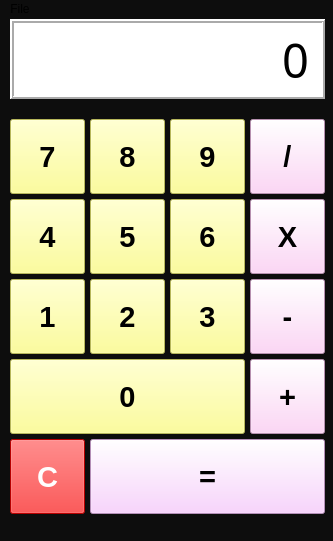
<?xml version="1.0" encoding="UTF-8"?>
<ui version="4.0">
 <class>MainWindow</class>
 <widget class="QMainWindow" name="MainWindow">
  <property name="geometry">
   <rect>
    <x>0</x>
    <y>0</y>
    <width>333</width>
    <height>541</height>
   </rect>
  </property>
  <property name="windowTitle">
   <string>Calculator</string>
  </property>
  <property name="styleSheet">
   <string notr="true">background-color: rgb(13, 13, 13);</string>
  </property>
  <widget class="QWidget" name="centralwidget">
   <widget class="QLabel" name="result_label">
    <property name="geometry">
     <rect>
      <x>10</x>
      <y>0</y>
      <width>315</width>
      <height>80</height>
     </rect>
    </property>
    <property name="font">
     <font>
      <family>Algerian</family>
      <pointsize>35</pointsize>
      <bold>false</bold>
     </font>
    </property>
    <property name="styleSheet">
     <string notr="true">background-color: rgb(255, 255, 255);</string>
    </property>
    <property name="frameShape">
     <enum>QFrame::Box</enum>
    </property>
    <property name="frameShadow">
     <enum>QFrame::Raised</enum>
    </property>
    <property name="lineWidth">
     <number>2</number>
    </property>
    <property name="text">
     <string>0</string>
    </property>
    <property name="alignment">
     <set>Qt::AlignRight|Qt::AlignTrailing|Qt::AlignVCenter</set>
    </property>
    <property name="margin">
     <number>10</number>
    </property>
   </widget>
   <widget class="QPushButton" name="seven_btn">
    <property name="geometry">
     <rect>
      <x>10</x>
      <y>100</y>
      <width>75</width>
      <height>75</height>
     </rect>
    </property>
    <property name="sizePolicy">
     <sizepolicy hsizetype="Minimum" vsizetype="Fixed">
      <horstretch>0</horstretch>
      <verstretch>0</verstretch>
     </sizepolicy>
    </property>
    <property name="font">
     <font>
      <pointsize>22</pointsize>
      <bold>true</bold>
     </font>
    </property>
    <property name="cursor">
     <cursorShape>PointingHandCursor</cursorShape>
    </property>
    <property name="mouseTracking">
     <bool>false</bool>
    </property>
    <property name="styleSheet">
     <string notr="true">color: rgb(0, 0, 0);
background-color: rgb(255, 255, 127);</string>
    </property>
    <property name="text">
     <string>7</string>
    </property>
    <property name="checkable">
     <bool>false</bool>
    </property>
   </widget>
   <widget class="QPushButton" name="eight_btn">
    <property name="geometry">
     <rect>
      <x>90</x>
      <y>100</y>
      <width>75</width>
      <height>75</height>
     </rect>
    </property>
    <property name="sizePolicy">
     <sizepolicy hsizetype="Minimum" vsizetype="Fixed">
      <horstretch>0</horstretch>
      <verstretch>0</verstretch>
     </sizepolicy>
    </property>
    <property name="font">
     <font>
      <pointsize>22</pointsize>
      <bold>true</bold>
     </font>
    </property>
    <property name="cursor">
     <cursorShape>PointingHandCursor</cursorShape>
    </property>
    <property name="mouseTracking">
     <bool>false</bool>
    </property>
    <property name="styleSheet">
     <string notr="true">color: rgb(0, 0, 0);
background-color: rgb(255, 255, 127);</string>
    </property>
    <property name="text">
     <string>8</string>
    </property>
    <property name="checkable">
     <bool>false</bool>
    </property>
   </widget>
   <widget class="QPushButton" name="nine_btn">
    <property name="geometry">
     <rect>
      <x>170</x>
      <y>100</y>
      <width>75</width>
      <height>75</height>
     </rect>
    </property>
    <property name="sizePolicy">
     <sizepolicy hsizetype="Minimum" vsizetype="Fixed">
      <horstretch>0</horstretch>
      <verstretch>0</verstretch>
     </sizepolicy>
    </property>
    <property name="font">
     <font>
      <pointsize>22</pointsize>
      <bold>true</bold>
     </font>
    </property>
    <property name="cursor">
     <cursorShape>PointingHandCursor</cursorShape>
    </property>
    <property name="mouseTracking">
     <bool>false</bool>
    </property>
    <property name="styleSheet">
     <string notr="true">color: rgb(0, 0, 0);
background-color: rgb(255, 255, 127);</string>
    </property>
    <property name="text">
     <string>9</string>
    </property>
    <property name="checkable">
     <bool>false</bool>
    </property>
   </widget>
   <widget class="QPushButton" name="division_btn">
    <property name="geometry">
     <rect>
      <x>250</x>
      <y>100</y>
      <width>75</width>
      <height>75</height>
     </rect>
    </property>
    <property name="sizePolicy">
     <sizepolicy hsizetype="Minimum" vsizetype="Fixed">
      <horstretch>0</horstretch>
      <verstretch>0</verstretch>
     </sizepolicy>
    </property>
    <property name="font">
     <font>
      <pointsize>22</pointsize>
      <bold>true</bold>
     </font>
    </property>
    <property name="cursor">
     <cursorShape>PointingHandCursor</cursorShape>
    </property>
    <property name="mouseTracking">
     <bool>false</bool>
    </property>
    <property name="styleSheet">
     <string notr="true">background-color: rgb(255, 202, 245);</string>
    </property>
    <property name="text">
     <string>/</string>
    </property>
    <property name="checkable">
     <bool>false</bool>
    </property>
   </widget>
   <widget class="QPushButton" name="multiply_btn">
    <property name="geometry">
     <rect>
      <x>250</x>
      <y>180</y>
      <width>75</width>
      <height>75</height>
     </rect>
    </property>
    <property name="sizePolicy">
     <sizepolicy hsizetype="Minimum" vsizetype="Fixed">
      <horstretch>0</horstretch>
      <verstretch>0</verstretch>
     </sizepolicy>
    </property>
    <property name="font">
     <font>
      <pointsize>22</pointsize>
      <bold>true</bold>
     </font>
    </property>
    <property name="cursor">
     <cursorShape>PointingHandCursor</cursorShape>
    </property>
    <property name="mouseTracking">
     <bool>false</bool>
    </property>
    <property name="styleSheet">
     <string notr="true">background-color: rgb(255, 202, 245);</string>
    </property>
    <property name="text">
     <string>X</string>
    </property>
    <property name="checkable">
     <bool>false</bool>
    </property>
   </widget>
   <widget class="QPushButton" name="five_btn">
    <property name="geometry">
     <rect>
      <x>90</x>
      <y>180</y>
      <width>75</width>
      <height>75</height>
     </rect>
    </property>
    <property name="sizePolicy">
     <sizepolicy hsizetype="Minimum" vsizetype="Fixed">
      <horstretch>0</horstretch>
      <verstretch>0</verstretch>
     </sizepolicy>
    </property>
    <property name="font">
     <font>
      <pointsize>22</pointsize>
      <bold>true</bold>
     </font>
    </property>
    <property name="cursor">
     <cursorShape>PointingHandCursor</cursorShape>
    </property>
    <property name="mouseTracking">
     <bool>false</bool>
    </property>
    <property name="styleSheet">
     <string notr="true">color: rgb(0, 0, 0);
background-color: rgb(255, 255, 127);</string>
    </property>
    <property name="text">
     <string>5</string>
    </property>
    <property name="checkable">
     <bool>false</bool>
    </property>
   </widget>
   <widget class="QPushButton" name="four_btn">
    <property name="geometry">
     <rect>
      <x>10</x>
      <y>180</y>
      <width>75</width>
      <height>75</height>
     </rect>
    </property>
    <property name="sizePolicy">
     <sizepolicy hsizetype="Minimum" vsizetype="Fixed">
      <horstretch>0</horstretch>
      <verstretch>0</verstretch>
     </sizepolicy>
    </property>
    <property name="font">
     <font>
      <pointsize>22</pointsize>
      <bold>true</bold>
     </font>
    </property>
    <property name="cursor">
     <cursorShape>PointingHandCursor</cursorShape>
    </property>
    <property name="mouseTracking">
     <bool>false</bool>
    </property>
    <property name="styleSheet">
     <string notr="true">color: rgb(0, 0, 0);
background-color: rgb(255, 255, 127);</string>
    </property>
    <property name="text">
     <string>4</string>
    </property>
    <property name="checkable">
     <bool>false</bool>
    </property>
   </widget>
   <widget class="QPushButton" name="six_btn">
    <property name="geometry">
     <rect>
      <x>170</x>
      <y>180</y>
      <width>75</width>
      <height>75</height>
     </rect>
    </property>
    <property name="sizePolicy">
     <sizepolicy hsizetype="Minimum" vsizetype="Fixed">
      <horstretch>0</horstretch>
      <verstretch>0</verstretch>
     </sizepolicy>
    </property>
    <property name="font">
     <font>
      <pointsize>22</pointsize>
      <bold>true</bold>
     </font>
    </property>
    <property name="cursor">
     <cursorShape>PointingHandCursor</cursorShape>
    </property>
    <property name="mouseTracking">
     <bool>false</bool>
    </property>
    <property name="styleSheet">
     <string notr="true">color: rgb(0, 0, 0);
background-color: rgb(255, 255, 127);</string>
    </property>
    <property name="text">
     <string>6</string>
    </property>
    <property name="checkable">
     <bool>false</bool>
    </property>
   </widget>
   <widget class="QPushButton" name="minus_btn">
    <property name="geometry">
     <rect>
      <x>250</x>
      <y>260</y>
      <width>75</width>
      <height>75</height>
     </rect>
    </property>
    <property name="sizePolicy">
     <sizepolicy hsizetype="Minimum" vsizetype="Fixed">
      <horstretch>0</horstretch>
      <verstretch>0</verstretch>
     </sizepolicy>
    </property>
    <property name="font">
     <font>
      <pointsize>22</pointsize>
      <bold>true</bold>
     </font>
    </property>
    <property name="cursor">
     <cursorShape>PointingHandCursor</cursorShape>
    </property>
    <property name="mouseTracking">
     <bool>false</bool>
    </property>
    <property name="styleSheet">
     <string notr="true">background-color: rgb(255, 202, 245);</string>
    </property>
    <property name="text">
     <string>-</string>
    </property>
    <property name="checkable">
     <bool>false</bool>
    </property>
   </widget>
   <widget class="QPushButton" name="two_btn">
    <property name="geometry">
     <rect>
      <x>90</x>
      <y>260</y>
      <width>75</width>
      <height>75</height>
     </rect>
    </property>
    <property name="sizePolicy">
     <sizepolicy hsizetype="Minimum" vsizetype="Fixed">
      <horstretch>0</horstretch>
      <verstretch>0</verstretch>
     </sizepolicy>
    </property>
    <property name="font">
     <font>
      <pointsize>22</pointsize>
      <bold>true</bold>
     </font>
    </property>
    <property name="cursor">
     <cursorShape>PointingHandCursor</cursorShape>
    </property>
    <property name="mouseTracking">
     <bool>false</bool>
    </property>
    <property name="styleSheet">
     <string notr="true">color: rgb(0, 0, 0);
background-color: rgb(255, 255, 127);</string>
    </property>
    <property name="text">
     <string>2</string>
    </property>
    <property name="checkable">
     <bool>false</bool>
    </property>
   </widget>
   <widget class="QPushButton" name="one_btn">
    <property name="geometry">
     <rect>
      <x>10</x>
      <y>260</y>
      <width>75</width>
      <height>75</height>
     </rect>
    </property>
    <property name="sizePolicy">
     <sizepolicy hsizetype="Minimum" vsizetype="Fixed">
      <horstretch>0</horstretch>
      <verstretch>0</verstretch>
     </sizepolicy>
    </property>
    <property name="font">
     <font>
      <pointsize>22</pointsize>
      <bold>true</bold>
     </font>
    </property>
    <property name="cursor">
     <cursorShape>PointingHandCursor</cursorShape>
    </property>
    <property name="mouseTracking">
     <bool>false</bool>
    </property>
    <property name="styleSheet">
     <string notr="true">color: rgb(0, 0, 0);
background-color: rgb(255, 255, 127);</string>
    </property>
    <property name="text">
     <string>1</string>
    </property>
    <property name="checkable">
     <bool>false</bool>
    </property>
   </widget>
   <widget class="QPushButton" name="three_btn">
    <property name="geometry">
     <rect>
      <x>170</x>
      <y>260</y>
      <width>75</width>
      <height>75</height>
     </rect>
    </property>
    <property name="sizePolicy">
     <sizepolicy hsizetype="Minimum" vsizetype="Fixed">
      <horstretch>0</horstretch>
      <verstretch>0</verstretch>
     </sizepolicy>
    </property>
    <property name="font">
     <font>
      <pointsize>22</pointsize>
      <bold>true</bold>
     </font>
    </property>
    <property name="cursor">
     <cursorShape>PointingHandCursor</cursorShape>
    </property>
    <property name="mouseTracking">
     <bool>false</bool>
    </property>
    <property name="styleSheet">
     <string notr="true">color: rgb(0, 0, 0);
background-color: rgb(255, 255, 127);</string>
    </property>
    <property name="text">
     <string>3</string>
    </property>
    <property name="checkable">
     <bool>false</bool>
    </property>
   </widget>
   <widget class="QPushButton" name="plus_btn">
    <property name="geometry">
     <rect>
      <x>250</x>
      <y>340</y>
      <width>75</width>
      <height>75</height>
     </rect>
    </property>
    <property name="sizePolicy">
     <sizepolicy hsizetype="Minimum" vsizetype="Fixed">
      <horstretch>0</horstretch>
      <verstretch>0</verstretch>
     </sizepolicy>
    </property>
    <property name="font">
     <font>
      <pointsize>22</pointsize>
      <bold>true</bold>
     </font>
    </property>
    <property name="cursor">
     <cursorShape>PointingHandCursor</cursorShape>
    </property>
    <property name="mouseTracking">
     <bool>false</bool>
    </property>
    <property name="styleSheet">
     <string notr="true">background-color: rgb(255, 202, 245);</string>
    </property>
    <property name="text">
     <string>+</string>
    </property>
    <property name="checkable">
     <bool>false</bool>
    </property>
   </widget>
   <widget class="QPushButton" name="zero_btn">
    <property name="geometry">
     <rect>
      <x>10</x>
      <y>340</y>
      <width>235</width>
      <height>75</height>
     </rect>
    </property>
    <property name="sizePolicy">
     <sizepolicy hsizetype="Minimum" vsizetype="Fixed">
      <horstretch>0</horstretch>
      <verstretch>0</verstretch>
     </sizepolicy>
    </property>
    <property name="font">
     <font>
      <pointsize>22</pointsize>
      <bold>true</bold>
     </font>
    </property>
    <property name="cursor">
     <cursorShape>PointingHandCursor</cursorShape>
    </property>
    <property name="mouseTracking">
     <bool>false</bool>
    </property>
    <property name="styleSheet">
     <string notr="true">color: rgb(0, 0, 0);
background-color: rgb(255, 255, 127);</string>
    </property>
    <property name="text">
     <string>0</string>
    </property>
    <property name="checkable">
     <bool>false</bool>
    </property>
   </widget>
   <widget class="QPushButton" name="equal_btn">
    <property name="geometry">
     <rect>
      <x>90</x>
      <y>420</y>
      <width>235</width>
      <height>75</height>
     </rect>
    </property>
    <property name="sizePolicy">
     <sizepolicy hsizetype="Minimum" vsizetype="Fixed">
      <horstretch>0</horstretch>
      <verstretch>0</verstretch>
     </sizepolicy>
    </property>
    <property name="font">
     <font>
      <pointsize>22</pointsize>
      <bold>true</bold>
     </font>
    </property>
    <property name="cursor">
     <cursorShape>PointingHandCursor</cursorShape>
    </property>
    <property name="mouseTracking">
     <bool>false</bool>
    </property>
    <property name="styleSheet">
     <string notr="true">color: rgb(0, 0, 0);
background-color: rgb(250, 199, 255);</string>
    </property>
    <property name="text">
     <string>=</string>
    </property>
    <property name="checkable">
     <bool>false</bool>
    </property>
   </widget>
   <widget class="QPushButton" name="c_btn">
    <property name="geometry">
     <rect>
      <x>10</x>
      <y>420</y>
      <width>75</width>
      <height>75</height>
     </rect>
    </property>
    <property name="sizePolicy">
     <sizepolicy hsizetype="Minimum" vsizetype="Fixed">
      <horstretch>0</horstretch>
      <verstretch>0</verstretch>
     </sizepolicy>
    </property>
    <property name="font">
     <font>
      <pointsize>22</pointsize>
      <bold>true</bold>
     </font>
    </property>
    <property name="cursor">
     <cursorShape>PointingHandCursor</cursorShape>
    </property>
    <property name="mouseTracking">
     <bool>false</bool>
    </property>
    <property name="styleSheet">
     <string notr="true">color: rgb(255, 255, 255);
background-color: rgb(255, 0, 0);</string>
    </property>
    <property name="text">
     <string>C</string>
    </property>
    <property name="checkable">
     <bool>false</bool>
    </property>
   </widget>
  </widget>
  <widget class="QMenuBar" name="menubar">
   <property name="geometry">
    <rect>
     <x>0</x>
     <y>0</y>
     <width>333</width>
     <height>22</height>
    </rect>
   </property>
   <widget class="QMenu" name="menuFile">
    <property name="title">
     <string>File</string>
    </property>
    <addaction name="actionAbout"/>
    <addaction name="actionExit"/>
   </widget>
   <addaction name="menuFile"/>
  </widget>
  <widget class="QStatusBar" name="statusbar"/>
  <action name="actionAbout">
   <property name="text">
    <string>About</string>
   </property>
  </action>
  <action name="actionExit">
   <property name="text">
    <string>Exit</string>
   </property>
  </action>
 </widget>
 <resources/>
 <connections/>
</ui>
